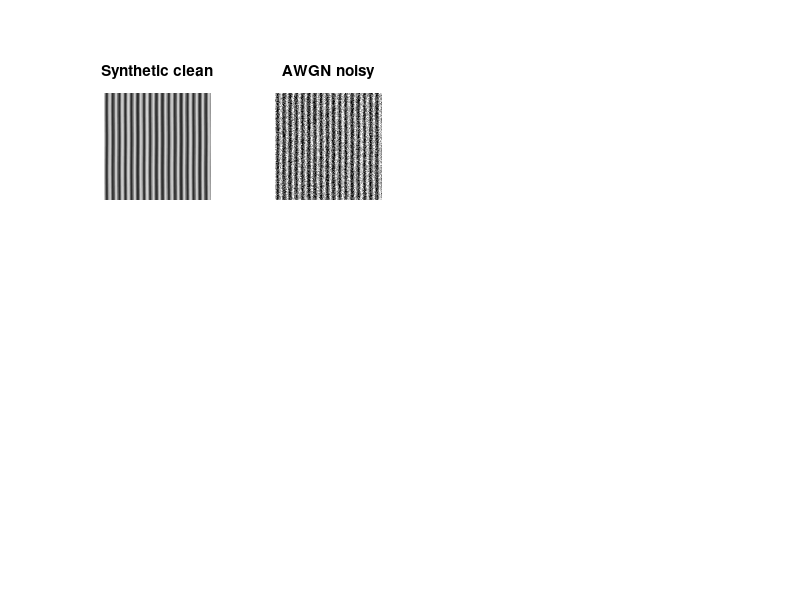

Write the MATLAB code that produced this figure. (Note: this script raises an error after producing the figure.)
% TEST_A5: execute from anywhere using Run on this script.
% Demonstration image is synthetic only; it does not represent a real fingerprint.
clear; close all; clc;
root = fileparts(fileparts(mfilename('fullpath')));
addpath(fullfile(root,'src','filters'));
rng(1234,'twister');
[X,Y] = meshgrid(1:192,1:192);
clean = 0.5 + 0.32*cos(2*pi*(0.09*X + 0.015*sin(Y/18)));
clean = min(max(clean,0),1);
I_noisy = min(max(clean+0.12*randn(size(clean)),0),1);
mask = true(size(I_noisy));
theta = zeros(size(I_noisy)); freq = 0.09*ones(size(I_noisy));
methods = {@()filterMean(I_noisy,mask,theta,freq,struct('kernelSize',3)), ...
           @()filterMean(I_noisy,mask,theta,freq,struct('kernelSize',5)), ...
           @()filterGauss(I_noisy,mask,theta,freq,struct('kernelSize',5,'sigma',1)), ...
           @()filterMedian(I_noisy,mask,theta,freq,struct('kernelSize',3)), ...
           @()filterWiener(I_noisy,mask,theta,freq,struct('kernelSize',5))};
names = {'Mean 3x3','Mean 5x5','Gaussian','Median','Wiener'};
figure('Name','A5 baseline (synthetic stripes + AWGN)');
subplot(2,4,1); imshow(clean); title('Synthetic clean');
subplot(2,4,2); imshow(I_noisy); title('AWGN noisy');
fprintf('--- BASELINES (synthetic demo only) ---\n');
for j=1:numel(methods)
    out = methods{j}();
    assert(isequal(size(out),size(I_noisy)) && isa(out,'double'));
    assert(all(isfinite(out(:))) && all(out(:)>=0) && all(out(:)<=1));
    mse = mean((clean(:)-out(:)).^2);
    value = 10*log10(1/max(mse,eps));
    fprintf('%-12s PSNR = %6.2f dB\n',names{j},value);
    subplot(2,4,j+2); imshow(out); title(names{j});
end
fprintf('\n--- FIR: 5 windows x 4 N = 20 designs ---\n');
windows = {'rectangular','bartlett','hann','hamming','blackman'};
Ns = [9 15 21 31]; fLow=0.06; fHigh=0.15;
figure('Name','FIR freqz comparison by N');
for k=1:numel(Ns)
    subplot(2,2,k); hold on;
    for j=1:numel(windows)
        [h,info] = designBP(Ns(k),fLow,fHigh,windows{j});
        assert(numel(h)==Ns(k) && max(abs(h-flipud(h)))<1e-10);
        [H,f] = freqz(h,1,2048,1);  % fs=1 pixel^-1 => cycles/pixel
        plot(f,20*log10(max(abs(H),1e-6)),'DisplayName',info.windowType);
        [~,idx]=min(abs(f-info.fCenter));
        fprintf('N=%2d %-11s |H(fc)|=%.4f, H(0)=%.4f\n', ...
            Ns(k),info.windowType,abs(H(idx)),abs(sum(h)));
    end
    grid on; xlim([0 0.5]); ylim([-100 25]);
    xlabel('Frequency (cycles/pixel)'); ylabel('Magnitude (dB)');
    title(sprintf('N=%d (order=%d)',Ns(k),Ns(k)-1));
    if k==1, legend('show','Location','southwest'); end
end
fprintf('\nNOTE: Short N may have poor pass/stop separation.\n');
disp('A5 demonstration finished. Run tests/test_contract.m for assertions.');
